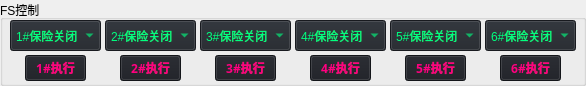
                    <widget class="QGroupBox" name="groupBox_3">
                     <property name="geometry">
                      <rect>
                       <x>15</x>
                       <y>465</y>
                       <width>586</width>
                       <height>86</height>
                      </rect>
                     </property>
                     <property name="title">
                      <string>FS控制</string>
                     </property>
                     <widget class="QComboBox" name="comboBox_cmd_FS1">
                      <property name="geometry">
                       <rect>
                        <x>10</x>
                        <y>20</y>
                        <width>91</width>
                        <height>31</height>
                       </rect>
                      </property>
                      <property name="styleSheet">
                       <string notr="true">background-color: rgb(33, 37, 43);
padding: 5px;
color: rgb(0, 255, 127);</string>
                      </property>
                      <item>
                       <property name="text">
                        <string>1#保险关闭</string>
                       </property>
                      </item>
                      <item>
                       <property name="text">
                        <string>1#保险打开</string>
                       </property>
                      </item>
                      <item>
                       <property name="text">
                        <string>1#FS</string>
                       </property>
                      </item>
                     </widget>
                     <widget class="QPushButton" name="pushButton_cmd_FS1">
                      <property name="geometry">
                       <rect>
                        <x>25</x>
                        <y>55</y>
                        <width>61</width>
                        <height>26</height>
                       </rect>
                      </property>
                      <property name="sizePolicy">
                       <sizepolicy hsizetype="Minimum" vsizetype="Fixed">
                        <horstretch>0</horstretch>
                        <verstretch>0</verstretch>
                       </sizepolicy>
                      </property>
                      <property name="minimumSize">
                       <size>
                        <width>0</width>
                        <height>0</height>
                       </size>
                      </property>
                      <property name="maximumSize">
                       <size>
                        <width>16777215</width>
                        <height>16777215</height>
                       </size>
                      </property>
                      <property name="font">
                       <font>
                        <family>Arial Black</family>
                        <pointsize>9</pointsize>
                        <weight>75</weight>
                        <bold>true</bold>
                       </font>
                      </property>
                      <property name="styleSheet">
                       <string notr="true">QPushButton {
	background-color: rgb(27, 29, 35);
	color: rgb(255, 0, 127);
}

QPushButton:hover {
	background-color: rgb(33, 37, 43);
	color: rgb(255, 0, 127);
}
QPushButton:pressed {	
	background-color: rgb(85, 170, 255);
	color: rgb(255, 0, 127);
}

</string>
                      </property>
                      <property name="text">
                       <string>1#执行</string>
                      </property>
                     </widget>
                     <widget class="QPushButton" name="pushButton_cmd_FS2">
                      <property name="geometry">
                       <rect>
                        <x>120</x>
                        <y>55</y>
                        <width>61</width>
                        <height>26</height>
                       </rect>
                      </property>
                      <property name="sizePolicy">
                       <sizepolicy hsizetype="Minimum" vsizetype="Fixed">
                        <horstretch>0</horstretch>
                        <verstretch>0</verstretch>
                       </sizepolicy>
                      </property>
                      <property name="minimumSize">
                       <size>
                        <width>0</width>
                        <height>0</height>
                       </size>
                      </property>
                      <property name="maximumSize">
                       <size>
                        <width>16777215</width>
                        <height>16777215</height>
                       </size>
                      </property>
                      <property name="font">
                       <font>
                        <family>Arial Black</family>
                        <pointsize>9</pointsize>
                        <weight>75</weight>
                        <bold>true</bold>
                       </font>
                      </property>
                      <property name="styleSheet">
                       <string notr="true">QPushButton {
	background-color: rgb(27, 29, 35);
	color: rgb(255, 0, 127);
}

QPushButton:hover {
	background-color: rgb(33, 37, 43);
	color: rgb(255, 0, 127);
}
QPushButton:pressed {	
	background-color: rgb(85, 170, 255);
	color: rgb(255, 0, 127);
}

</string>
                      </property>
                      <property name="text">
                       <string>2#执行</string>
                      </property>
                     </widget>
                     <widget class="QComboBox" name="comboBox_cmd_FS2">
                      <property name="geometry">
                       <rect>
                        <x>105</x>
                        <y>20</y>
                        <width>91</width>
                        <height>31</height>
                       </rect>
                      </property>
                      <property name="styleSheet">
                       <string notr="true">background-color: rgb(33, 37, 43);
padding: 5px;
color: rgb(0, 255, 127);</string>
                      </property>
                      <item>
                       <property name="text">
                        <string>2#保险关闭</string>
                       </property>
                      </item>
                      <item>
                       <property name="text">
                        <string>2#保险打开</string>
                       </property>
                      </item>
                      <item>
                       <property name="text">
                        <string>2#FS</string>
                       </property>
                      </item>
                     </widget>
                     <widget class="QPushButton" name="pushButton_cmd_FS4">
                      <property name="geometry">
                       <rect>
                        <x>310</x>
                        <y>55</y>
                        <width>61</width>
                        <height>26</height>
                       </rect>
                      </property>
                      <property name="sizePolicy">
                       <sizepolicy hsizetype="Minimum" vsizetype="Fixed">
                        <horstretch>0</horstretch>
                        <verstretch>0</verstretch>
                       </sizepolicy>
                      </property>
                      <property name="minimumSize">
                       <size>
                        <width>0</width>
                        <height>0</height>
                       </size>
                      </property>
                      <property name="maximumSize">
                       <size>
                        <width>16777215</width>
                        <height>16777215</height>
                       </size>
                      </property>
                      <property name="font">
                       <font>
                        <family>Arial Black</family>
                        <pointsize>9</pointsize>
                        <weight>75</weight>
                        <bold>true</bold>
                       </font>
                      </property>
                      <property name="styleSheet">
                       <string notr="true">QPushButton {
	background-color: rgb(27, 29, 35);
	color: rgb(255, 0, 127);
}

QPushButton:hover {
	background-color: rgb(33, 37, 43);
	color: rgb(255, 0, 127);
}
QPushButton:pressed {	
	background-color: rgb(85, 170, 255);
	color: rgb(255, 0, 127);
}

</string>
                      </property>
                      <property name="text">
                       <string>4#执行</string>
                      </property>
                     </widget>
                     <widget class="QPushButton" name="pushButton_cmd_FS3">
                      <property name="geometry">
                       <rect>
                        <x>215</x>
                        <y>55</y>
                        <width>61</width>
                        <height>26</height>
                       </rect>
                      </property>
                      <property name="sizePolicy">
                       <sizepolicy hsizetype="Minimum" vsizetype="Fixed">
                        <horstretch>0</horstretch>
                        <verstretch>0</verstretch>
                       </sizepolicy>
                      </property>
                      <property name="minimumSize">
                       <size>
                        <width>0</width>
                        <height>0</height>
                       </size>
                      </property>
                      <property name="maximumSize">
                       <size>
                        <width>16777215</width>
                        <height>16777215</height>
                       </size>
                      </property>
                      <property name="font">
                       <font>
                        <family>Arial Black</family>
                        <pointsize>9</pointsize>
                        <weight>75</weight>
                        <bold>true</bold>
                       </font>
                      </property>
                      <property name="styleSheet">
                       <string notr="true">QPushButton {
	background-color: rgb(27, 29, 35);
	color: rgb(255, 0, 127);
}

QPushButton:hover {
	background-color: rgb(33, 37, 43);
	color: rgb(255, 0, 127);
}
QPushButton:pressed {	
	background-color: rgb(85, 170, 255);
	color: rgb(255, 0, 127);
}

</string>
                      </property>
                      <property name="text">
                       <string>3#执行</string>
                      </property>
                     </widget>
                     <widget class="QComboBox" name="comboBox_cmd_FS3">
                      <property name="geometry">
                       <rect>
                        <x>200</x>
                        <y>20</y>
                        <width>91</width>
                        <height>31</height>
                       </rect>
                      </property>
                      <property name="styleSheet">
                       <string notr="true">background-color: rgb(33, 37, 43);
padding: 5px;
color: rgb(0, 255, 127);</string>
                      </property>
                      <item>
                       <property name="text">
                        <string>3#保险关闭</string>
                       </property>
                      </item>
                      <item>
                       <property name="text">
                        <string>3#保险打开</string>
                       </property>
                      </item>
                      <item>
                       <property name="text">
                        <string>3#FS</string>
                       </property>
                      </item>
                     </widget>
                     <widget class="QComboBox" name="comboBox_cmd_FS4">
                      <property name="geometry">
                       <rect>
                        <x>295</x>
                        <y>20</y>
                        <width>91</width>
                        <height>31</height>
                       </rect>
                      </property>
                      <property name="styleSheet">
                       <string notr="true">background-color: rgb(33, 37, 43);
padding: 5px;
color: rgb(0, 255, 127);</string>
                      </property>
                      <item>
                       <property name="text">
                        <string>4#保险关闭</string>
                       </property>
                      </item>
                      <item>
                       <property name="text">
                        <string>4#保险打开</string>
                       </property>
                      </item>
                      <item>
                       <property name="text">
                        <string>4#FS</string>
                       </property>
                      </item>
                     </widget>
                     <widget class="QPushButton" name="pushButton_cmd_FS6">
                      <property name="geometry">
                       <rect>
                        <x>500</x>
                        <y>55</y>
                        <width>61</width>
                        <height>26</height>
                       </rect>
                      </property>
                      <property name="sizePolicy">
                       <sizepolicy hsizetype="Minimum" vsizetype="Fixed">
                        <horstretch>0</horstretch>
                        <verstretch>0</verstretch>
                       </sizepolicy>
                      </property>
                      <property name="minimumSize">
                       <size>
                        <width>0</width>
                        <height>0</height>
                       </size>
                      </property>
                      <property name="maximumSize">
                       <size>
                        <width>16777215</width>
                        <height>16777215</height>
                       </size>
                      </property>
                      <property name="font">
                       <font>
                        <family>Arial Black</family>
                        <pointsize>9</pointsize>
                        <weight>75</weight>
                        <bold>true</bold>
                       </font>
                      </property>
                      <property name="styleSheet">
                       <string notr="true">QPushButton {
	background-color: rgb(27, 29, 35);
	color: rgb(255, 0, 127);
}

QPushButton:hover {
	background-color: rgb(33, 37, 43);
	color: rgb(255, 0, 127);
}
QPushButton:pressed {	
	background-color: rgb(85, 170, 255);
	color: rgb(255, 0, 127);
}

</string>
                      </property>
                      <property name="text">
                       <string>6#执行</string>
                      </property>
                     </widget>
                     <widget class="QPushButton" name="pushButton_cmd_FS5">
                      <property name="geometry">
                       <rect>
                        <x>405</x>
                        <y>55</y>
                        <width>61</width>
                        <height>26</height>
                       </rect>
                      </property>
                      <property name="sizePolicy">
                       <sizepolicy hsizetype="Minimum" vsizetype="Fixed">
                        <horstretch>0</horstretch>
                        <verstretch>0</verstretch>
                       </sizepolicy>
                      </property>
                      <property name="minimumSize">
                       <size>
                        <width>0</width>
                        <height>0</height>
                       </size>
                      </property>
                      <property name="maximumSize">
                       <size>
                        <width>16777215</width>
                        <height>16777215</height>
                       </size>
                      </property>
                      <property name="font">
                       <font>
                        <family>Arial Black</family>
                        <pointsize>9</pointsize>
                        <weight>75</weight>
                        <bold>true</bold>
                       </font>
                      </property>
                      <property name="styleSheet">
                       <string notr="true">QPushButton {
	background-color: rgb(27, 29, 35);
	color: rgb(255, 0, 127);
}

QPushButton:hover {
	background-color: rgb(33, 37, 43);
	color: rgb(255, 0, 127);
}
QPushButton:pressed {	
	background-color: rgb(85, 170, 255);
	color: rgb(255, 0, 127);
}

</string>
                      </property>
                      <property name="text">
                       <string>5#执行</string>
                      </property>
                     </widget>
                     <widget class="QComboBox" name="comboBox_cmd_FS5">
                      <property name="geometry">
                       <rect>
                        <x>390</x>
                        <y>20</y>
                        <width>91</width>
                        <height>31</height>
                       </rect>
                      </property>
                      <property name="styleSheet">
                       <string notr="true">background-color: rgb(33, 37, 43);
padding: 5px;
color: rgb(0, 255, 127);</string>
                      </property>
                      <item>
                       <property name="text">
                        <string>5#保险关闭</string>
                       </property>
                      </item>
                      <item>
                       <property name="text">
                        <string>5#保险打开</string>
                       </property>
                      </item>
                      <item>
                       <property name="text">
                        <string>5#FS</string>
                       </property>
                      </item>
                     </widget>
                     <widget class="QComboBox" name="comboBox_cmd_FS6">
                      <property name="geometry">
                       <rect>
                        <x>485</x>
                        <y>20</y>
                        <width>91</width>
                        <height>31</height>
                       </rect>
                      </property>
                      <property name="styleSheet">
                       <string notr="true">background-color: rgb(33, 37, 43);
padding: 5px;
color: rgb(0, 255, 127);</string>
                      </property>
                      <item>
                       <property name="text">
                        <string>6#保险关闭</string>
                       </property>
                      </item>
                      <item>
                       <property name="text">
                        <string>6#保险打开</string>
                       </property>
                      </item>
                      <item>
                       <property name="text">
                        <string>6#FS</string>
                       </property>
                      </item>
                     </widget>
                    </widget>
